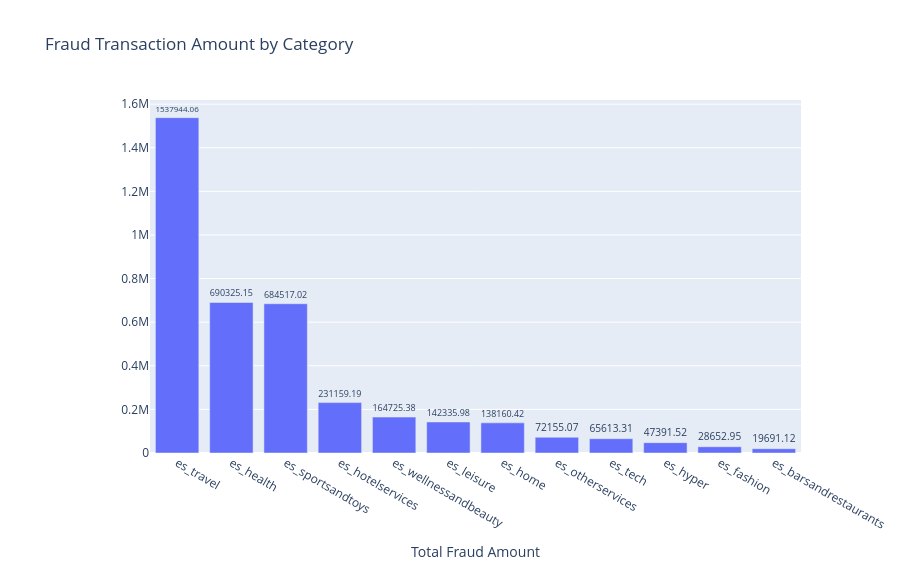

Here is the notebook cell this chart was saved with:
### Code cell
fig = px.bar(amount_per_cat,x='category',y='amount',title='Fraud Transaction Amount by Category',text='amount')
fig.update_traces(textposition='outside')
fig.update_layout(yaxis=dict(title=''),xaxis=dict(title='Total Fraud Amount'),margin=dict(l=150),height = 570)
fig.show()

### Figure 1 — Plotly figure (JSON) as saved in the notebook; plotly's stock layout.template omitted (floating-point values rounded to 4 significant figures)
{"data": [{"hovertemplate": "category=%{x}<br>amount=%{text}<extra></extra>", "legendgroup": "", "marker": {"color": "#636efa", "pattern": {"shape": ""}}, "name": "", "orientation": "v", "showlegend": false, "text": [1538000.0, 690300.0, 684500.0, 231200.0, 164700.0, 142300.0, 138200.0, 72160.0, 65610.0, 47390.0, 28650.0, 19690.0], "textposition": "outside", "type": "bar", "x": ["es_travel", "es_health", "es_sportsandtoys", "es_hotelservices", "es_wellnessandbeauty", "es_leisure", "es_home", "es_otherservices", "es_tech", "es_hyper", "es_fashion", "es_barsandrestaurants"], "xaxis": "x", "y": [1538000.0, 690300.0, 684500.0, 231200.0, 164700.0, 142300.0, 138200.0, 72160.0, 65610.0, 47390.0, 28650.0, 19690.0], "yaxis": "y"}], "layout": {"barmode": "relative", "height": 570, "legend": {"tracegroupgap": 0}, "margin": {"l": 150}, "title": {"text": "Fraud Transaction Amount by Category"}, "xaxis": {"anchor": "y", "domain": [0, 1], "title": {"text": "Total Fraud Amount"}}, "yaxis": {"anchor": "x", "domain": [0, 1], "title": {"text": ""}}}}
